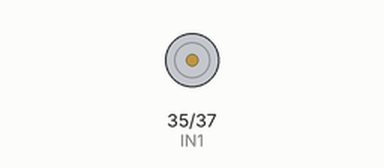
Bench run of a program on a simulated Raspberry Pi (header pin numbers). On the bench: motor-driver pin pairs drawn as motors (green arrow = first pin HIGH = forward, orange = second pin HIGH = backward, longer = more drive, scaled by the enable pin).

Above: at 0.1 s.
At 9.1 s:
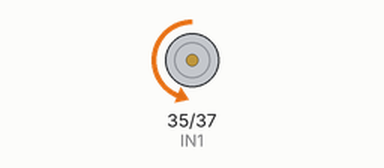
At 19.1 s:
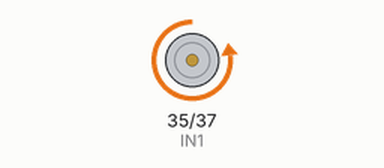
At 39.1 s:
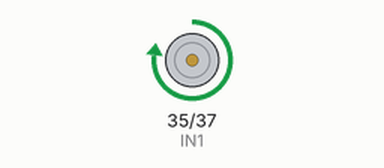
Timing chart, 0 to 40.0 s (numbered marks = the images above):
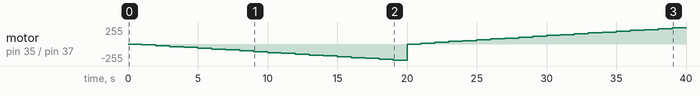

The program:

control_dc_motor_speed.py
```python
# 引入RPi.GPIO库函数命名为GPIO
import RPi.GPIO as GPIO
import time


# BOARD编号方式
GPIO.setmode(GPIO.BOARD)

# 定义接口
ENA = 33
IN1 = 35
IN2 = 37

# 设置输出模式
GPIO.setup(ENA, GPIO.OUT)
GPIO.setup(IN1, GPIO.OUT)
GPIO.setup(IN2, GPIO.OUT)

# 频率
frequency = 500

# 初始占空比
duty = 0

# 创建一个频率为500的PWM对象，并向ENA输入PWM脉冲信号
pwm = GPIO.PWM(ENA, frequency)

try:
    # 以duty的初始占空比开始向ENA输入PWM脉冲信号
    pwm.start(duty)

    while True:
        # 将电机设置为正向转动
        GPIO.output(IN1, False)
        GPIO.output(IN2, True)

        # 通过改变PWM占空比，让电机转速不断加快
        for duty in range(0, 100, 5):
            # 改变PWM占空比
            pwm.ChangeDutyCycle(duty)
            time.sleep(1)

        # 将电机设置为反向转动
        GPIO.output(IN1, True)
        GPIO.output(IN2, False)

        # 通过改变PWM占空比，让电机转速不断加快
        for duty in range(0, 100, 5):
            pwm.ChangeDutyCycle(duty)
            time.sleep(1)
except Exception as e:
    print('An exception has happened', e)

finally:
    # 停止PWM
    pwm.stop()

    # 结束进程，释放GPIO引脚
    GPIO.cleanup()
```

Measured:
- by itself, motor on pin 35 (IN1) / pin 37 (IN2): stopped → backward 13/255 at 1.0 s, → backward 26/255 1.0 s later, → backward 38/255 1.0 s later, → backward 51/255 1.0 s later, … (39 changes in this stretch)
